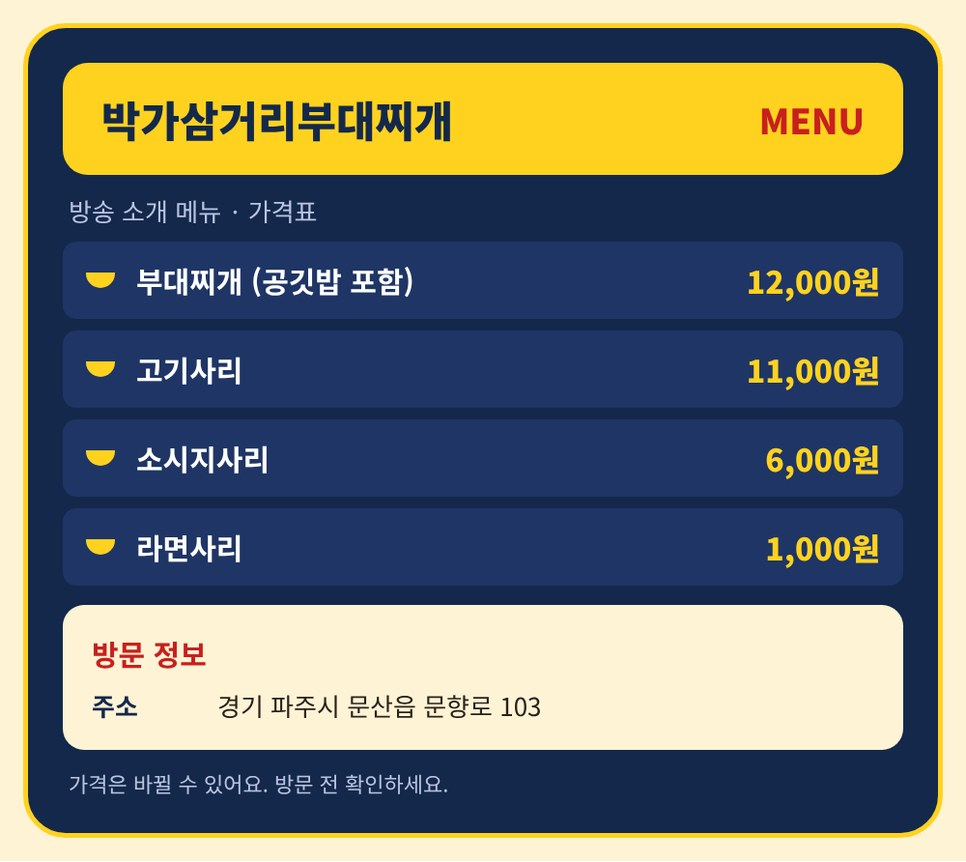
#> input picture matjip/img/20261030-01/menu.jpg, 966 x 862 px
$ python -i import_post.py   (imports and definitions only)
#> lines starting #> are read from the running program, lines starting #| are printed output that depends on the picture
#!/usr/bin/env python3
"""블로그 일일 결과물을 맛집 사이트(matjip)에 올리는 도구.

사용:
  python3 import_post.py <입력 폴더> [<입력 폴더> ...] [--site ..] [--dry-run] [--force] [--drop-unconfirmed]

입력 폴더는 둘 중 하나입니다.
  - 하루치 폴더      예) 2026-11-12/          (01_우양각/, 02_.../ 하위 폴더를 모두 처리)
  - 식당 하나의 폴더  예) 2026-11-12/01_우양각/

식당 폴더에는 아래 두 파일이 있어야 합니다. (블로그 제작 때 gen_blog.py 가 만드는 파일 그대로)
  NN_식당명_블로그본문.html   본문, 메뉴 표, 방문 정보, 출처, 태그
  NN_식당명_이미지.html       대표 이미지(#hero)와 메뉴판(#menu)을 그리는 HTML

하는 일
  1. 두 HTML 에서 정보를 읽어 data.js 항목을 만듭니다. (id = 하루 폴더 날짜 + 번호, 예: 20261112-01)
  2. 이미지 HTML 의 #hero, #menu 를 그대로 그려 img/<id>/ 에 JPG 로 저장합니다. (thumb, hero, menu)
  3. data.js 에 항목을 추가하거나, 같은 id 가 있으면 바꿉니다. 맨 처음 실행하면 예시 항목은 지웁니다.

필요한 것: python3, beautifulsoup4, pillow, playwright(chromium), 글꼴 Noto Sans CJK KR
같은 식당(이름+주소)이 다른 id 로 이미 있으면 건너뜁니다. 바꾸려면 --force.
"""
import argparse
import copy
import io
import json
import re
import sys
from pathlib import Path

from bs4 import BeautifulSoup, Tag
from PIL import Image

SIDO = {
    "서울특별시": "서울", "서울": "서울", "부산광역시": "부산", "부산": "부산", "대구광역시": "대구", "대구": "대구",
    "인천광역시": "인천", "인천": "인천", "광주광역시": "광주", "광주": "광주", "대전광역시": "대전", "대전": "대전",
    "울산광역시": "울산", "울산": "울산", "세종특별자치시": "세종", "세종": "세종", "경기도": "경기", "경기": "경기",
    "강원특별자치도": "강원", "강원도": "강원", "강원": "강원", "충청북도": "충북", "충북": "충북", "충청남도": "충남",
    "충남": "충남", "전북특별자치도": "전북", "전라북도": "전북", "전북": "전북", "전라남도": "전남", "전남": "전남",
    "경상북도": "경북", "경북": "경북", "경상남도": "경남", "경남": "경남", "제주특별자치도": "제주", "제주": "제주",
}
RED_MARK = "d00000"


def read_text(p: Path) -> str:
    return p.read_text(encoding="utf-8")


# [11 lines left out: function txt, not called in this run]


def strip_icon(s: str) -> str:
    return re.sub(r"^[^\w가-힣]+", "", s).strip()


# [155 lines left out: functions parse_hero, parse_body, region_of, card_note, not called in this run]


def render_images(image_html: str, out_dir: Path) -> dict:
    from playwright.sync_api import sync_playwright

    html = re.sub(r"<script.*?</script>", "", image_html, flags=re.S)
    out_dir.mkdir(parents=True, exist_ok=True)
    with sync_playwright() as p:
        br = p.chromium.launch()
        pg = br.new_page(viewport={"width": 1100, "height": 1400})
        pg.set_content(html)
        hero = Image.open(io.BytesIO(pg.locator("#hero").screenshot())).convert("RGB")
        menu = Image.open(io.BytesIO(pg.locator("#menu").screenshot())).convert("RGB")
        br.close()
    hero.resize((1000, 1000), Image.LANCZOS).save(out_dir / "hero.jpg", quality=88, optimize=True)
    hero.resize((480, 480), Image.LANCZOS).save(out_dir / "thumb.jpg", quality=84, optimize=True)
    menu.resize((966, round(menu.height * 966 / menu.width)), Image.LANCZOS).save(
        out_dir / "menu.jpg", quality=88, optimize=True)
    return {"thumb": "thumb.jpg", "hero": "hero.jpg", "menu": "menu.jpg"}


# [23 lines left out: functions find_restaurants, load_data, not called in this run]


def _clean_lines(text: str) -> str:
    """{확인} 이 들어 있는 줄을 지운다."""
    return "\n".join(l for l in (text or "").split("\n") if "{확인}" not in l).strip()


# [15 lines left out: function drop_unconfirmed, not called in this run]


HEADER = """// 맛집 데이터. matjip/tools/import_post.py 가 만들고 갱신합니다.
// 직접 고쳐도 되지만, 같은 id 로 다시 가져오면 그 항목은 새 내용으로 바뀝니다.
// {확인} 은 사이트에서 빨간 '확인 필요' 표시로 보입니다. 직접 확인한 뒤 지우세요.
"""


# [81 lines left out: functions save_data, main, not called in this run]


# [2 lines not run here, left out]

>>> import cv2
>>> picture = cv2.imread('../img/20261030-01/menu.jpg', cv2.IMREAD_GRAYSCALE)
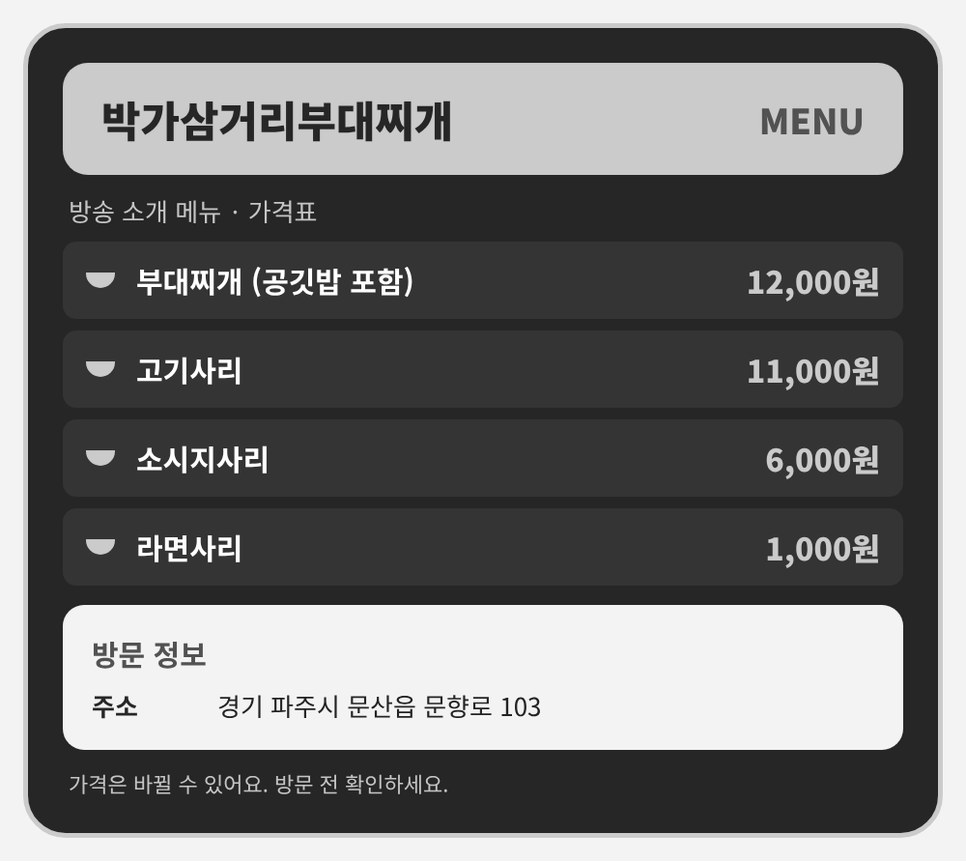
#> picture: shape (862, 966); min 0, max 255, mean 116.2
>>> result = render_images(picture, 'out.png')
#> (the run stopped early here; a loop or call above may not have finished)
